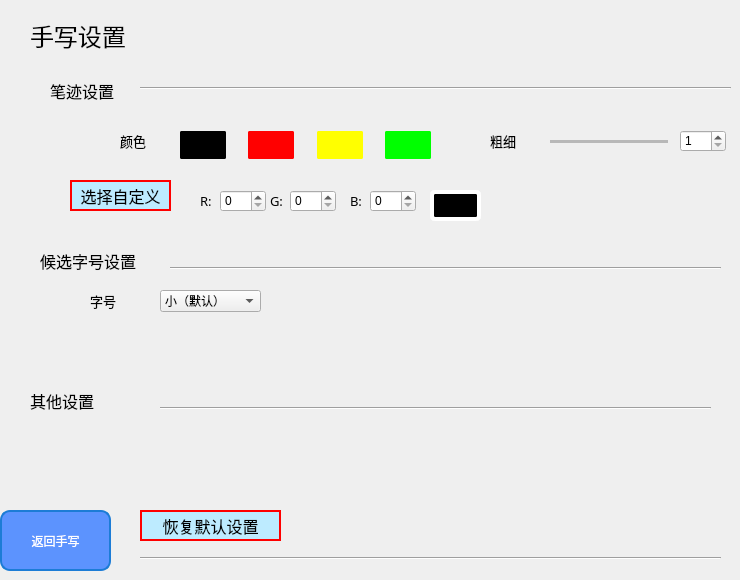
    <widget class="QWidget" name="settingTab">
     <attribute name="title">
      <string>Tab 2</string>
     </attribute>
     <widget class="QLabel" name="label">
      <property name="geometry">
       <rect>
        <x>30</x>
        <y>20</y>
        <width>121</width>
        <height>31</height>
       </rect>
      </property>
      <property name="font">
       <font>
        <family>Agency FB</family>
        <pointsize>18</pointsize>
       </font>
      </property>
      <property name="text">
       <string>手写设置</string>
      </property>
     </widget>
     <widget class="QLabel" name="label_4">
      <property name="geometry">
       <rect>
        <x>490</x>
        <y>130</y>
        <width>41</width>
        <height>21</height>
       </rect>
      </property>
      <property name="font">
       <font>
        <family>Agency FB</family>
        <pointsize>10</pointsize>
       </font>
      </property>
      <property name="text">
       <string>粗细</string>
      </property>
     </widget>
     <widget class="QPushButton" name="showCustomColorButton">
      <property name="geometry">
       <rect>
        <x>430</x>
        <y>190</y>
        <width>51</width>
        <height>31</height>
       </rect>
      </property>
      <property name="styleSheet">
       <string notr="true">/* 默认状态 */
QPushButton#showCustomColorButton {
    border: 4px solid rgb(255, 255, 255); /* 边框较宽，颜色为蓝色 */
    border-radius: 5px;
    padding: 10px; /* 增加内边距，使得边框和背景颜色之间的间隔更大 */
    background-color: rgb(0, 0, 0); /* 背景颜色 */
}

/* 禁用状态 */
QPushButton#showCustomColorButton:disabled {
    border: 4px solid rgb(77, 232, 113); /* 边框颜色更改为绿色 */
}

/* 悬停状态 */
QPushButton#showCustomColorButton:hover {
    border: 4px solid rgb(0, 170, 255); /* 边框颜色更改为浅蓝色 */
}</string>
      </property>
      <property name="text">
       <string/>
      </property>
     </widget>
     <widget class="QPushButton" name="chooseCustomColorButton">
      <property name="geometry">
       <rect>
        <x>70</x>
        <y>180</y>
        <width>101</width>
        <height>31</height>
       </rect>
      </property>
      <property name="font">
       <font>
        <family>Agency FB</family>
        <pointsize>12</pointsize>
       </font>
      </property>
      <property name="styleSheet">
       <string notr="true">QPushButton
{
	background-color:rgb(189, 235, 255);
	border:2px solid red;
}
</string>
      </property>
      <property name="text">
       <string>选择自定义</string>
      </property>
     </widget>
     <widget class="QLabel" name="label_2">
      <property name="geometry">
       <rect>
        <x>50</x>
        <y>80</y>
        <width>81</width>
        <height>21</height>
       </rect>
      </property>
      <property name="font">
       <font>
        <family>Agency FB</family>
        <pointsize>12</pointsize>
       </font>
      </property>
      <property name="text">
       <string>笔迹设置</string>
      </property>
     </widget>
     <widget class="QComboBox" name="wordWidthComboBox">
      <property name="geometry">
       <rect>
        <x>160</x>
        <y>290</y>
        <width>101</width>
        <height>22</height>
       </rect>
      </property>
      <item>
       <property name="text">
        <string>小（默认）</string>
       </property>
      </item>
      <item>
       <property name="text">
        <string>中</string>
       </property>
      </item>
      <item>
       <property name="text">
        <string>大</string>
       </property>
      </item>
     </widget>
     <widget class="QLabel" name="label_3">
      <property name="geometry">
       <rect>
        <x>120</x>
        <y>130</y>
        <width>41</width>
        <height>21</height>
       </rect>
      </property>
      <property name="font">
       <font>
        <family>Agency FB</family>
        <pointsize>10</pointsize>
       </font>
      </property>
      <property name="text">
       <string>颜色</string>
      </property>
     </widget>
     <widget class="QWidget" name="layoutWidget">
      <property name="geometry">
       <rect>
        <x>180</x>
        <y>120</y>
        <width>251</width>
        <height>51</height>
       </rect>
      </property>
      <layout class="QHBoxLayout" name="horizontalLayout">
       <item>
        <widget class="QPushButton" name="blackColorButton">
         <property name="styleSheet">
          <string notr="true">QPushButton {
    background-color: rgb(0, 0, 0);
    border: 2px solid rgb(0, 0, 0);
    border-radius: 2px;
    padding: 5px;
}

QPushButton:disabled {
    background-color: rgb(0, 0, 0);
    border: 2px solid rgb(77, 232, 113);
    border-radius: 2px;
    padding: 5px;
}
QPushButton::hover {
    border: 2px solid rgb(0, 255, 0);
}</string>
         </property>
         <property name="text">
          <string/>
         </property>
        </widget>
       </item>
       <item>
        <spacer name="horizontalSpacer">
         <property name="orientation">
          <enum>Qt::Horizontal</enum>
         </property>
         <property name="sizeHint" stdset="0">
          <size>
           <width>13</width>
           <height>20</height>
          </size>
         </property>
        </spacer>
       </item>
       <item>
        <widget class="QPushButton" name="redColorButton">
         <property name="styleSheet">
          <string notr="true">QPushButton {
    background-color: rgb(255, 0, 0);
    border: 2px solid rgb(255, 0, 0);
    border-radius: 2px;
    padding: 5px;
}
QPushButton::disabled {
    background-color: rgb(255, 0, 0);
    border: 2px solid rgb(0, 49, 147);
    border-radius: 2px;
    padding: 5px;
}
QPushButton::hover {
    border: 2px solid rgb(0, 170, 255);
}</string>
         </property>
         <property name="text">
          <string/>
         </property>
        </widget>
       </item>
       <item>
        <spacer name="horizontalSpacer_2">
         <property name="orientation">
          <enum>Qt::Horizontal</enum>
         </property>
         <property name="sizeHint" stdset="0">
          <size>
           <width>13</width>
           <height>20</height>
          </size>
         </property>
        </spacer>
       </item>
       <item>
        <widget class="QPushButton" name="yellowColorButton">
         <property name="styleSheet">
          <string notr="true">QPushButton {
    background-color: rgb(255, 255, 0);
    border: 2px solid rgb(255, 255, 0);
    border-radius: 2px;
    padding: 5px;
}
QPushButton::disabled {
    background-color: rgb(255, 255, 0);
    border: 2px solid rgb(0, 49, 147);
    border-radius: 2px;
    padding: 5px;
}
QPushButton::hover {
    border: 2px solid rgb(0, 170, 255);
}</string>
         </property>
         <property name="text">
          <string/>
         </property>
        </widget>
       </item>
       <item>
        <spacer name="horizontalSpacer_3">
         <property name="orientation">
          <enum>Qt::Horizontal</enum>
         </property>
         <property name="sizeHint" stdset="0">
          <size>
           <width>13</width>
           <height>20</height>
          </size>
         </property>
        </spacer>
       </item>
       <item>
        <widget class="QPushButton" name="greenColorButton">
         <property name="styleSheet">
          <string notr="true">QPushButton
{
	background-color:rgb(0, 255, 0);
    border: 2px solid rgb(0, 255, 0);
    /* 可选：添加一些阴影效果，使边框更明显 */
    border-radius: 2px;
    /* 内边距，使得背景颜色和边框之间有空隙 */
    padding: 5px; 
}
QPushButton::disabled
{
	background-color:rgb(0, 255, 0);
    border: 2px solid rgb(0, 49, 147);
    /* 可选：添加一些阴影效果，使边框更明显 */
    border-radius: 2px;
    /* 内边距，使得背景颜色和边框之间有空隙 */
    padding: 5px; 
}
QPushButton::hover {
	border: 2px solid rgb(0, 170, 255);
}
</string>
         </property>
         <property name="text">
          <string/>
         </property>
        </widget>
       </item>
      </layout>
     </widget>
     <widget class="QSpinBox" name="BValueSpinBox">
      <property name="geometry">
       <rect>
        <x>370</x>
        <y>190</y>
        <width>46</width>
        <height>22</height>
       </rect>
      </property>
      <property name="maximum">
       <number>255</number>
      </property>
     </widget>
     <widget class="QLabel" name="label_6">
      <property name="geometry">
       <rect>
        <x>90</x>
        <y>290</y>
        <width>41</width>
        <height>21</height>
       </rect>
      </property>
      <property name="font">
       <font>
        <family>Agency FB</family>
        <pointsize>10</pointsize>
       </font>
      </property>
      <property name="text">
       <string>字号</string>
      </property>
     </widget>
     <widget class="QSpinBox" name="lineWidthSpinBox">
      <property name="geometry">
       <rect>
        <x>680</x>
        <y>130</y>
        <width>46</width>
        <height>22</height>
       </rect>
      </property>
      <property name="minimum">
       <number>1</number>
      </property>
      <property name="maximum">
       <number>20</number>
      </property>
     </widget>
     <widget class="QSpinBox" name="GValueSpinBox">
      <property name="geometry">
       <rect>
        <x>290</x>
        <y>190</y>
        <width>46</width>
        <height>22</height>
       </rect>
      </property>
      <property name="maximum">
       <number>255</number>
      </property>
     </widget>
     <widget class="QLabel" name="label_14">
      <property name="geometry">
       <rect>
        <x>200</x>
        <y>190</y>
        <width>21</width>
        <height>21</height>
       </rect>
      </property>
      <property name="font">
       <font>
        <family>Agency FB</family>
        <pointsize>10</pointsize>
       </font>
      </property>
      <property name="text">
       <string>R:</string>
      </property>
     </widget>
     <widget class="QSpinBox" name="RValueSpinBox">
      <property name="geometry">
       <rect>
        <x>220</x>
        <y>190</y>
        <width>46</width>
        <height>22</height>
       </rect>
      </property>
      <property name="maximum">
       <number>255</number>
      </property>
     </widget>
     <widget class="QPushButton" name="setDefaultPreferenceButton">
      <property name="geometry">
       <rect>
        <x>140</x>
        <y>510</y>
        <width>141</width>
        <height>31</height>
       </rect>
      </property>
      <property name="font">
       <font>
        <family>Agency FB</family>
        <pointsize>12</pointsize>
       </font>
      </property>
      <property name="styleSheet">
       <string notr="true">QPushButton
{
	background-color:rgb(189, 235, 255);
	border:2px solid red;
}
</string>
      </property>
      <property name="text">
       <string>恢复默认设置</string>
      </property>
     </widget>
     <widget class="Line" name="showCustomWidthLine">
      <property name="geometry">
       <rect>
        <x>550</x>
        <y>140</y>
        <width>118</width>
        <height>3</height>
       </rect>
      </property>
      <property name="lineWidth">
       <number>0</number>
      </property>
      <property name="midLineWidth">
       <number>16960</number>
      </property>
      <property name="orientation">
       <enum>Qt::Horizontal</enum>
      </property>
     </widget>
     <widget class="QLabel" name="label_5">
      <property name="geometry">
       <rect>
        <x>40</x>
        <y>250</y>
        <width>121</width>
        <height>21</height>
       </rect>
      </property>
      <property name="font">
       <font>
        <family>Agency FB</family>
        <pointsize>12</pointsize>
       </font>
      </property>
      <property name="text">
       <string>候选字号设置</string>
      </property>
     </widget>
     <widget class="QLabel" name="label_16">
      <property name="geometry">
       <rect>
        <x>350</x>
        <y>190</y>
        <width>21</width>
        <height>21</height>
       </rect>
      </property>
      <property name="font">
       <font>
        <family>Agency FB</family>
        <pointsize>10</pointsize>
       </font>
      </property>
      <property name="text">
       <string>B:</string>
      </property>
     </widget>
     <widget class="QLabel" name="label_15">
      <property name="geometry">
       <rect>
        <x>270</x>
        <y>190</y>
        <width>21</width>
        <height>21</height>
       </rect>
      </property>
      <property name="font">
       <font>
        <family>Agency FB</family>
        <pointsize>10</pointsize>
       </font>
      </property>
      <property name="text">
       <string>G:</string>
      </property>
     </widget>
     <widget class="QPushButton" name="returnHandwritingPushButton">
      <property name="geometry">
       <rect>
        <x>0</x>
        <y>510</y>
        <width>111</width>
        <height>61</height>
       </rect>
      </property>
      <property name="styleSheet">
       <string notr="true">QPushButton {
    color: white;
    background-color: #5c93fe;
    border: 2px solid #1c7cd6;
    border-radius: 10px;
    padding: 5px;
}

QPushButton:hover {
    background-color: #1c7cd6;
}

QPushButton:pressed {
    background-color: #555555;
}
QPushButton:disabled {
    background-color: #cccccc; /* 禁用状态的背景色 */
    border-color: #aaaaaa; /* 禁用状态的边框颜色 */
    color: #666666; /* 禁用状态的文字颜色 */
}

</string>
      </property>
      <property name="text">
       <string>返回手写</string>
      </property>
     </widget>
     <widget class="Line" name="line">
      <property name="geometry">
       <rect>
        <x>140</x>
        <y>80</y>
        <width>591</width>
        <height>16</height>
       </rect>
      </property>
      <property name="orientation">
       <enum>Qt::Horizontal</enum>
      </property>
     </widget>
     <widget class="Line" name="line_2">
      <property name="geometry">
       <rect>
        <x>170</x>
        <y>260</y>
        <width>551</width>
        <height>16</height>
       </rect>
      </property>
      <property name="orientation">
       <enum>Qt::Horizontal</enum>
      </property>
     </widget>
     <widget class="Line" name="line_3">
      <property name="geometry">
       <rect>
        <x>140</x>
        <y>550</y>
        <width>581</width>
        <height>16</height>
       </rect>
      </property>
      <property name="orientation">
       <enum>Qt::Horizontal</enum>
      </property>
     </widget>
     <widget class="QLabel" name="label_7">
      <property name="geometry">
       <rect>
        <x>30</x>
        <y>390</y>
        <width>121</width>
        <height>21</height>
       </rect>
      </property>
      <property name="font">
       <font>
        <family>Agency FB</family>
        <pointsize>12</pointsize>
       </font>
      </property>
      <property name="text">
       <string>其他设置</string>
      </property>
     </widget>
     <widget class="Line" name="line_4">
      <property name="geometry">
       <rect>
        <x>160</x>
        <y>400</y>
        <width>551</width>
        <height>16</height>
       </rect>
      </property>
      <property name="orientation">
       <enum>Qt::Horizontal</enum>
      </property>
     </widget>
    </widget>
